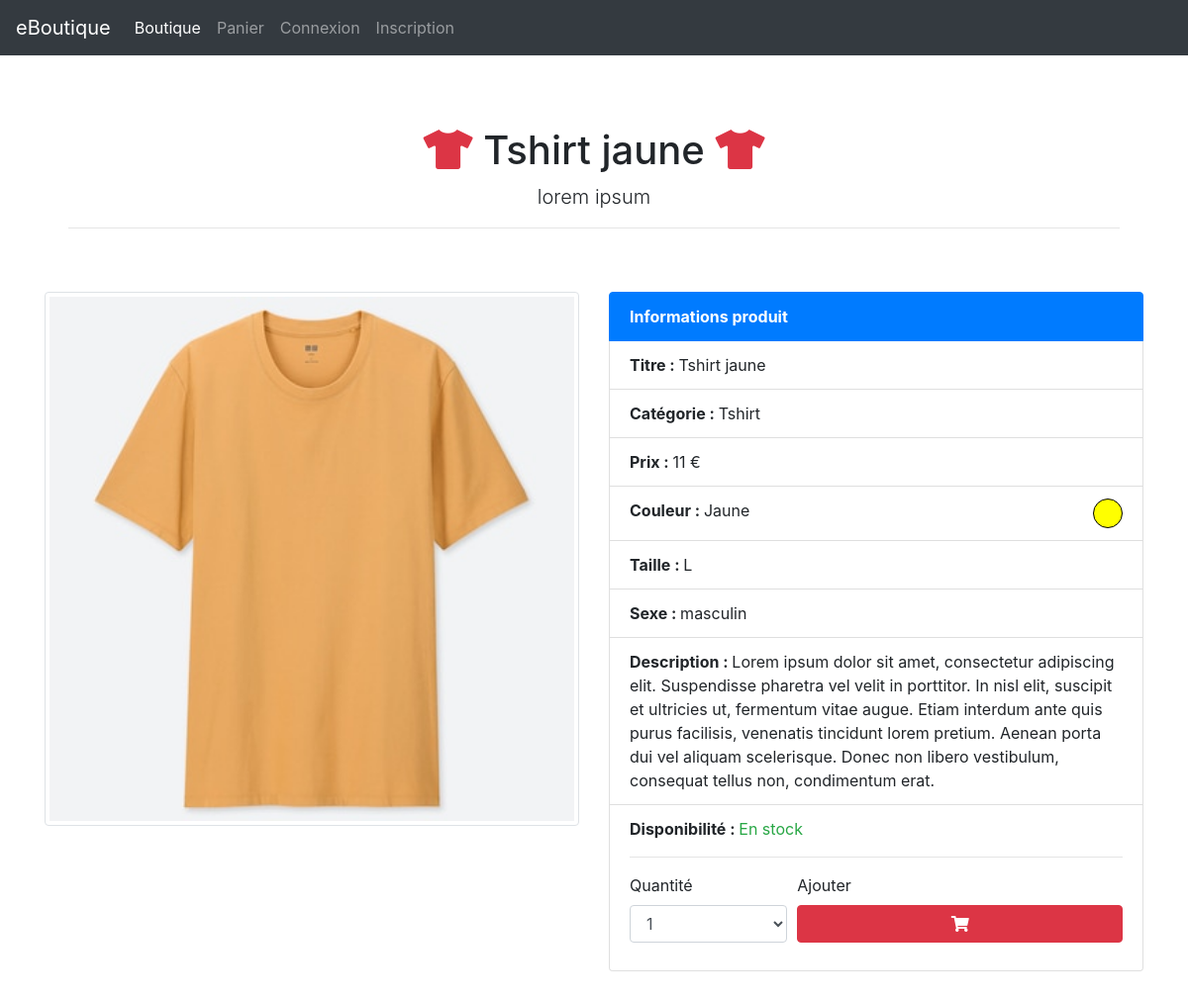
The app's page /fiche_produit.php?id_article=7 with its own data.
### tables this page shows
CREATE TABLE `article` (
  `id_article` int(5) NOT NULL,
  `reference` varchar(255) NOT NULL,
  `categorie` varchar(255) NOT NULL,
  `titre` varchar(255) NOT NULL,
  `description` text NOT NULL,
  `couleur` varchar(255) NOT NULL,
  `taille` varchar(255) NOT NULL,
  `sexe` enum('m','f') NOT NULL,
  `photo` varchar(255) NOT NULL,
  `prix` double(7,2) NOT NULL,
  `stock` int(4) NOT NULL
);

### inc/functions.inc.php (called while the page is built, shortened)
<?php
function displayColor($color) {
	$color = strtolower($color);
	switch($color) {
		case 'jaune':
			return 'yellow';
		break;
	}
}

### fiche_produit.php (the view, shortened to what this page needs)
<?php
require_once 'inc/init.inc.php';
require_once 'inc/functions.inc.php';
$infos_produit = $pdo->prepare("SELECT * FROM article WHERE id_article = :id_article");
$infos_produit->bindParam(':id_article', $_GET['id_article'], PDO::PARAM_STR);
$infos_produit->execute();
$produit = $infos_produit->fetch(PDO::PARAM_STR);
require_once 'inc/header.inc.php';
require_once 'inc/nav.inc.php';
?>
		<div class="starter-template">
			<h1><i class="fas fa-tshirt text-danger"></i> <?php echo $produit['titre']; ?> <i class="fas fa-tshirt text-danger"></i></h1>
			<p class="lead">lorem ipsum</p>
			<hr>
		</div>
		<div class="row">
			<div class="col-6"><?php echo '<img src="' . URL . $produit['photo'] . '" class="img-thumbnail w-100" alt="image produit">'; ?></div>
			<div class="col-6">
				<ul class="list-group">
					<li class="list-group-item active"><b>Informations produit</b></li>
					<li class="list-group-item"><b>Titre : </b><?php echo $produit['titre']; ?></li>
					<li class="list-group-item"><b>Catégorie : </b><?php echo $produit['categorie']; ?></li>
					<li class="list-group-item"><b>Prix : </b><?php echo $produit['prix']; ?> €</li>
					<li class="list-group-item"><b>Couleur : </b><?php echo $produit['couleur']; ?> <span class="float-right" style="display: inline-block; width: 30px; height: 30px; border-radius: 50%; border: 1px solid black; background-color: <?php echo displayColor($produit['couleur']); ?>;"></span></li>
					<li class="list-group-item"><b>Taille : </b><?php echo $produit['taille']; ?></li>
					<li class="list-group-item"><b>Sexe : </b><?php if($produit['sexe'] == 'f') { echo 'féminin'; } else { echo 'masculin'; } ?></li>
					<li class="list-group-item"><b>Description : </b><?php echo $produit['description']; ?></li>
					<li class="list-group-item"><b>Disponibilité : </b>
					<?php
					if($produit['stock'] > 0) {
						echo '<span class="text-success">En stock</span>';
						echo '<hr><form method="post" action="panier.php">';
						echo '<div class="form-row">';
						echo '<div class="form-group col-4"><label for="quantite">Quantité</label>';
						echo '<select class="form-control" name="quantite" id="quantite">';
						for($i = 1; $i <= $produit['stock'] && $i <= 5; $i++) {
							echo '<option>' . $i . '</option>';
						}
						echo '</select>';
						echo '</div>';
						echo '<div class="form-group col-8"><label>Ajouter</label>';
						echo '<button type="submit" class="btn btn-danger w-100" name="ajout_panier" value="ajout_panier"><i class="fas fa-shopping-cart "></i></button>';
						echo '</div>';
						echo '</div>';
						echo '</form>';
					} else {
						echo '<span class="text-danger">Rupture de stock pour ce produit</span>
								<br>
								<a href="' . URL . 'index.php?categorie=' . $produit['categorie'] . '" class="btn btn-primary w-100">Retour vers la catégorie de ce produit<a>';
					} ?></li>
				</ul>
			</div>
			<div class="col-12"><br><br><br><br><br><br><br><br><br><br><br><br><br><br><br><br><br><br><br><br><br><br><br><br><br><br><br><br><br></div>
		</div>
<?php
require_once 'inc/footer.inc.php';

### assets/css/style.css (style rules this page uses)
body { padding-top: 5rem; }
.starter-template { padding: 3rem 1.5rem; text-align: center; }

### records on screen
article: titre "Tshirt jaune", photo (picture), categorie "Tshirt", prix "11", couleur "Jaune", taille "L", description "Lorem ipsum dolor sit amet, consectetur adipiscing elit. Suspendisse pharetra vel velit in porttitor. In nisl elit, suscipit et ultricies ut, fermentum vitae augue. Etiam interdum ante quis purus facilisis, venenatis tincidunt lorem pretium. Aenean porta dui vel aliquam scelerisque. Donec non libero vestibulum, consequat tellus non, condimentum erat."

### other values on screen
form field quantite "1"
